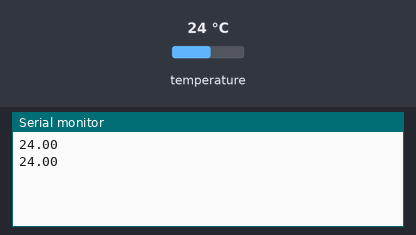
Bench run of a sketch on a simulated Arduino Uno, built with avr-gcc and run on an emulated ATmega328P. On the bench: the last lines printed to the serial monitor. The inputs (shaded band) are chosen by the test bench; at power-on: temperature 24 °C.

Above: at 3.3 s.
3.4 s: temperature set to 12 °C
At 5.5 s:
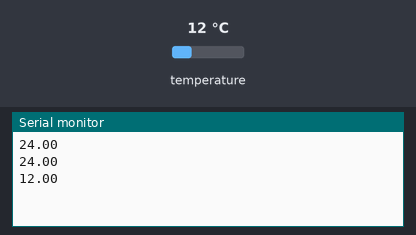
5.9 s: temperature set to 19 °C
At 7.0 s:
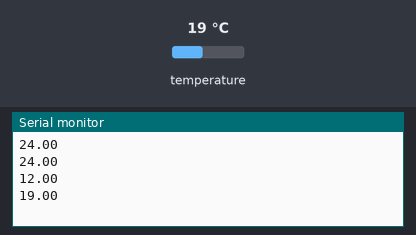
Timing chart, 0 to 8.9 s (numbered marks = the images above; inputs shaded):
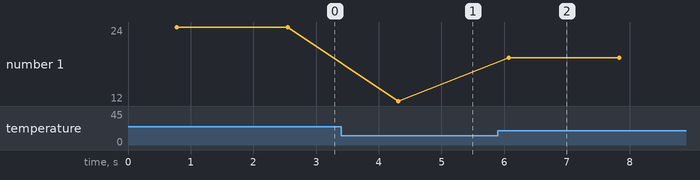

The sketch:

raspberry-sour.ino
```cpp
#include <OneWire.h>
#include <DallasTemperature.h>

/**
 *  This Arduino script does controlles a cooling system by retriving a
 *  temperature through the serial bus and tries to regulate the temperature
 *  read from the OneWire bus by switching a cooling element on and off.
 *
 *  Url:
 */

// Data wire is plugged into pin 2 on the Arduino
#define ONE_WIRE_BUS 2
// Setup a oneWire instance to communicate with any OneWire devices (not just Maxim/Dallas temperature ICs)
OneWire oneWire(ONE_WIRE_BUS);
// Pass our oneWire reference to Dallas Temperature.
DallasTemperature sensors(&oneWire);
// Temperature variable.
float TEMP = 0;

void setup() {
  // Set serial port to 9600 baud.
  Serial.begin(9600);

  // Start Temperature sensor.
  sensors.begin();
}

void loop() {
  // Get current temperature.
  sensors.requestTemperatures();
  TEMP = sensors.getTempCByIndex(0);

  // Return current temperature to serial.
  Serial.println(TEMP);

  // Pause loop for 1 sec.
  delay(1000);
}
```

Measured:
- after the input at 3.4 s, the serial monitor: prints a new line after 0.91 s (image 1)
- after the input at 5.9 s, the serial monitor: prints a new line after 0.17 s (image 2)
- plotted number 1: 24 → 12 after the input at 3.4 s, 12 → 19 after the input at 5.9 s
